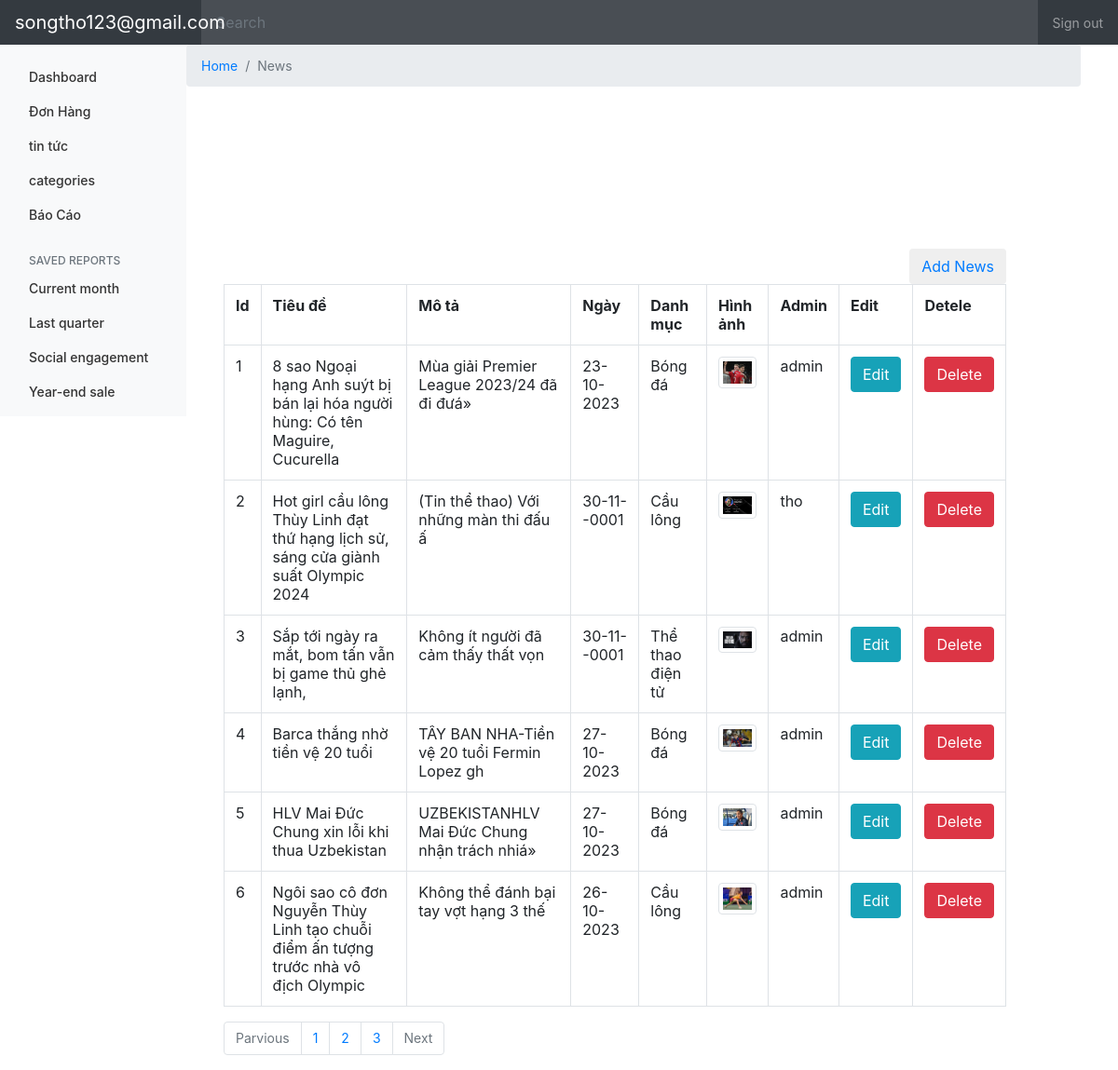
The app's page /news.php (signed in) with its own data.
### tables this page shows
CREATE TABLE `news` (
  `id` int(100) NOT NULL,
  `title` varchar(500) NOT NULL,
  `description` varchar(10000) NOT NULL,
  `date` date NOT NULL,
  `category` varchar(100) NOT NULL,
  `thumbnail` varchar(100) NOT NULL,
  `admin` varchar(100) NOT NULL
);

### news.php (the view, shortened to what this page needs)
<?php
include('include/header.php');
?>
<div style="margin-left:0% ; width:80%">
    <ul class="breadcrumb">
        <li class="breadcrumb-item active"><a href="Home.php">Home</a></li>
        <li class="breadcrumb-item active"><a>News</a></li>
    </ul>
</div>
<div style= "width:70% ; margin-left: 20%; margin-top: -15% " >
    <div class="text-right">
        <button class="btn"><a href="addnews.php">Add News</a></button>
    </div>
    <table class="table table-bordered">
        <tr>
            <th>Id</th>
            <th>Tiêu đề</th>
            <th>Mô tả</th>
            <th>Ngày</th>
            <th>Danh mục</th>
            <th>Hình ảnh</th>
            <th>Admin</th>
            <th>Edit</th>
            <th>Detele</th>
        </tr>
        <?php
            include ('db/connection.php');
            $page=$_GET['page'];
                if($page=="" || $page=="1"){
                $page1=0;
                }
                else{
                    $page1= ($page*6)-6;
                }
            $query=mysqli_query($conn,"select * from news limit $page1,6");
            while($row=mysqli_fetch_array($query)){
        ?>
        <tr>
            <td><?php echo $row['id']?></td>
            <td><?php echo $row['title']?></td>
            <td><?php echo substr( $row['description'],0,50)?></td>
            <td><?php echo date("d-m-Y " ,strtotime($row['date'])); ?></td>
            <td><?php echo $row['category']?></td>
            <td><img class="img img-thumbnail" src="images/<?php echo $row['thumbnail']?>" alt="" width="100" height="100"></td>
            <td><?php echo $row['admin']?></td>
            <td><a href="news_edit.php?edit=<?php echo $row['id'];?>" class="btn btn-info">Edit</a></td>
            <td><a href="news_delete.php?del=<?php echo $row['id'];?>" class="btn btn-danger">Delete</a></td>
        </tr>
        <?php } ?>
    </table>
            <ul class="pagination">
                <li class="page-item disabled" >
                    <a href="#" class="page-link">Parvious</a>
                </li>
            <?php
            $sql=mysqli_query($conn,"select * from news");
                $count=mysqli_num_rows($sql);
                $a=$count/3;
                for($i= 1;$i<=$a;$i++){
            ?>
                <li class="page-item"><a class="page-link" href="news.php?page=<?php echo $i;?>"><?php echo $i;?></a></li>
            <?php
        }
        ?>
                <li class="page-item disabled">
                <a href="#" class="page-link">Next</a>
                </li>
        </ul>
</div>

### records on screen
news: id "1", title "8 sao Ngoại hạng Anh suýt bị bán lại hóa người hùng: Có tên Maguire, Cucurella", description "Mùa giải Premier League 2023/24 đã đi đưá»", date "23-10-2023", category "Bóng đá", thumbnail (picture), admin "admin"
news: id "2", title "Hot girl cầu lông Thùy Linh đạt thứ hạng lịch sử, sáng cửa giành suất Olympic 2024", description "(Tin thể thao) Với những màn thi đấu ấ", date "30-11--0001", category "Cầu lông", thumbnail (picture), admin "tho"
news: id "3", title "Sắp tới ngày ra mắt, bom tấn vẫn bị game thủ ghẻ lạnh,", description "Không ít người đã cảm thấy thất vọn", date "30-11--0001", category "Thể thao điện tử", thumbnail (picture), admin "admin"
news: id "4", title "Barca thắng nhờ tiền vệ 20 tuổi", description "TÂY BAN NHA-Tiền vệ 20 tuổi Fermin Lopez gh", date "27-10-2023", category "Bóng đá", thumbnail (picture), admin "admin"
news: id "5", title "HLV Mai Đức Chung xin lỗi khi thua Uzbekistan", description "UZBEKISTANHLV Mai Đức Chung nhận trách nhiá»", date "27-10-2023", category "Bóng đá", thumbnail (picture), admin "admin"
news: id "6", title "Ngôi sao cô đơn Nguyễn Thùy Linh tạo chuỗi điểm ấn tượng trước nhà vô địch Olympic", description "Không thể đánh bại tay vợt hạng 3 thế", date "26-10-2023", category "Cầu lông", thumbnail (picture), admin "admin"

### other values on screen
$_SESSION['email'] "songtho123@gmail.com"
